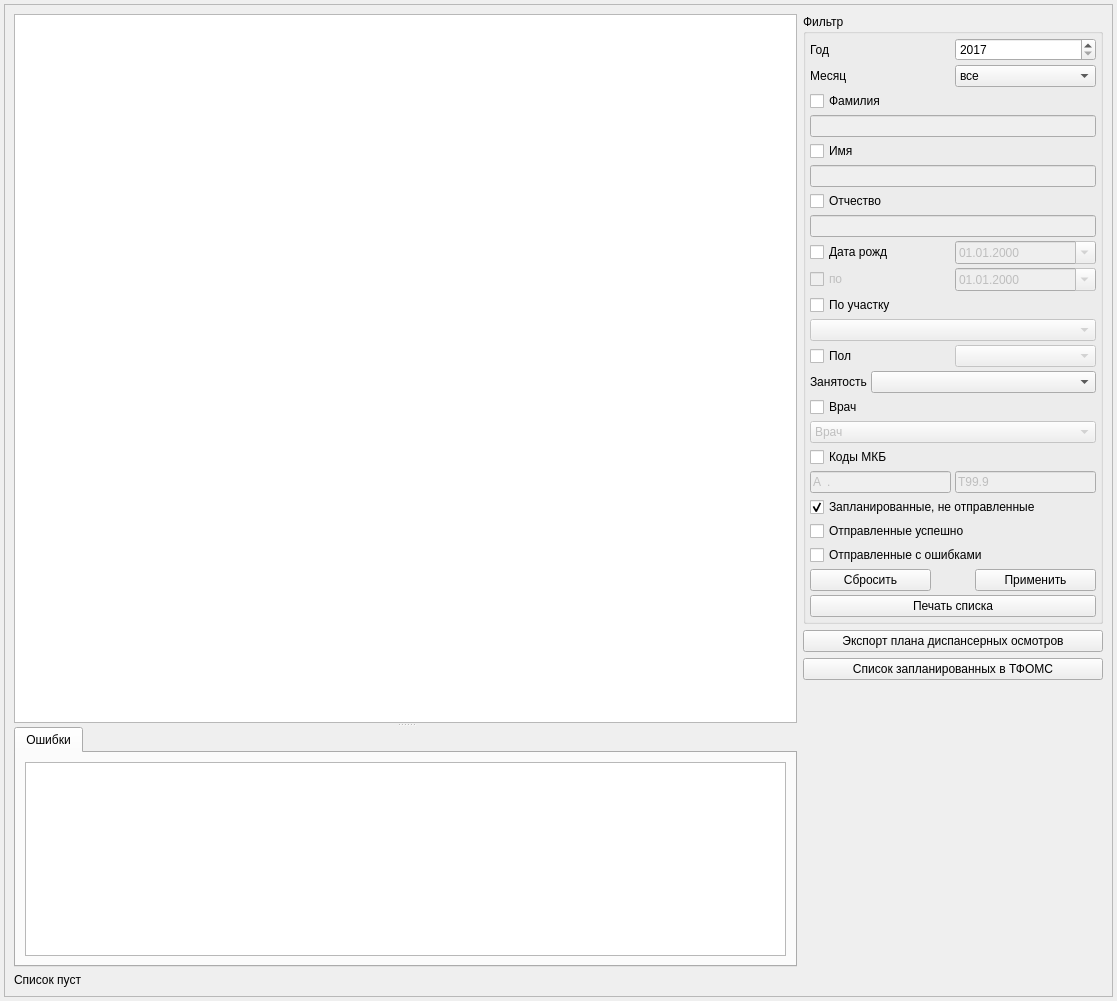
<?xml version="1.0" encoding="UTF-8"?>
<ui version="4.0">
 <class>DispExchangeDiagnosisPage</class>
 <widget class="QWidget" name="DispExchangeDiagnosisPage">
  <property name="geometry">
   <rect>
    <x>0</x>
    <y>0</y>
    <width>1117</width>
    <height>1001</height>
   </rect>
  </property>
  <property name="windowTitle">
   <string>Диспансерные осмотры</string>
  </property>
  <layout class="QHBoxLayout" name="horizontalLayout" stretch="0">
   <property name="spacing">
    <number>4</number>
   </property>
   <property name="margin">
    <number>4</number>
   </property>
   <item>
    <widget class="QScrollArea" name="scrollArea">
     <property name="widgetResizable">
      <bool>true</bool>
     </property>
     <widget class="QWidget" name="scrollAreaWidgetContents">
      <property name="geometry">
       <rect>
        <x>0</x>
        <y>0</y>
        <width>1107</width>
        <height>991</height>
       </rect>
      </property>
      <layout class="QHBoxLayout" name="horizontalLayout_2">
       <item>
        <widget class="QSplitter" name="splitter">
         <property name="sizePolicy">
          <sizepolicy hsizetype="Expanding" vsizetype="Expanding">
           <horstretch>1</horstretch>
           <verstretch>0</verstretch>
          </sizepolicy>
         </property>
         <property name="orientation">
          <enum>Qt::Vertical</enum>
         </property>
         <widget class="CTableView" name="tblDiagnosisDispansPlaned">
          <property name="sizePolicy">
           <sizepolicy hsizetype="Expanding" vsizetype="Expanding">
            <horstretch>0</horstretch>
            <verstretch>1</verstretch>
           </sizepolicy>
          </property>
         </widget>
         <widget class="QWidget" name="layoutWidget">
          <layout class="QVBoxLayout" name="verticalLayout_2">
           <item>
            <widget class="QTabWidget" name="tabWidget">
             <property name="sizePolicy">
              <sizepolicy hsizetype="Expanding" vsizetype="Expanding">
               <horstretch>0</horstretch>
               <verstretch>0</verstretch>
              </sizepolicy>
             </property>
             <property name="currentIndex">
              <number>0</number>
             </property>
             <widget class="QWidget" name="tabPlanExportErrors">
              <attribute name="title">
               <string>Ошибки</string>
              </attribute>
              <layout class="QVBoxLayout" name="verticalLayout">
               <item>
                <widget class="CTableView" name="tblPlanExportErrors"/>
               </item>
              </layout>
             </widget>
            </widget>
           </item>
           <item>
            <widget class="QLabel" name="lblRowCount">
             <property name="text">
              <string>Список пуст</string>
             </property>
            </widget>
           </item>
          </layout>
         </widget>
        </widget>
       </item>
       <item>
        <layout class="QVBoxLayout" name="verticalLayout_3">
         <property name="sizeConstraint">
          <enum>QLayout::SetDefaultConstraint</enum>
         </property>
         <item>
          <widget class="QGroupBox" name="groupBox">
           <property name="sizePolicy">
            <sizepolicy hsizetype="Minimum" vsizetype="Fixed">
             <horstretch>0</horstretch>
             <verstretch>0</verstretch>
            </sizepolicy>
           </property>
           <property name="minimumSize">
            <size>
             <width>300</width>
             <height>0</height>
            </size>
           </property>
           <property name="title">
            <string>Фильтр</string>
           </property>
           <layout class="QVBoxLayout" name="verticalLayout_6">
            <property name="spacing">
             <number>4</number>
            </property>
            <property name="margin">
             <number>4</number>
            </property>
            <item>
             <layout class="QGridLayout" name="gridLayout">
              <item row="1" column="0">
               <widget class="QLabel" name="label_2">
                <property name="text">
                 <string>Месяц</string>
                </property>
               </widget>
              </item>
              <item row="0" column="1">
               <widget class="QSpinBox" name="sbYear">
                <property name="minimum">
                 <number>2017</number>
                </property>
                <property name="maximum">
                 <number>9999</number>
                </property>
               </widget>
              </item>
              <item row="1" column="1">
               <widget class="QComboBox" name="cmbMonth">
                <item>
                 <property name="text">
                  <string>все</string>
                 </property>
                </item>
                <item>
                 <property name="text">
                  <string>январь</string>
                 </property>
                </item>
                <item>
                 <property name="text">
                  <string>февраль</string>
                 </property>
                </item>
                <item>
                 <property name="text">
                  <string>март</string>
                 </property>
                </item>
                <item>
                 <property name="text">
                  <string>апрель</string>
                 </property>
                </item>
                <item>
                 <property name="text">
                  <string>май</string>
                 </property>
                </item>
                <item>
                 <property name="text">
                  <string>июнь</string>
                 </property>
                </item>
                <item>
                 <property name="text">
                  <string>июль</string>
                 </property>
                </item>
                <item>
                 <property name="text">
                  <string>август</string>
                 </property>
                </item>
                <item>
                 <property name="text">
                  <string>сентябрь</string>
                 </property>
                </item>
                <item>
                 <property name="text">
                  <string>октябрь</string>
                 </property>
                </item>
                <item>
                 <property name="text">
                  <string>ноябрь</string>
                 </property>
                </item>
                <item>
                 <property name="text">
                  <string>декабрь</string>
                 </property>
                </item>
               </widget>
              </item>
              <item row="0" column="0">
               <widget class="QLabel" name="label">
                <property name="text">
                 <string>Год</string>
                </property>
               </widget>
              </item>
             </layout>
            </item>
            <item>
             <widget class="QCheckBox" name="chkFilterLastName">
              <property name="sizePolicy">
               <sizepolicy hsizetype="Minimum" vsizetype="Fixed">
                <horstretch>0</horstretch>
                <verstretch>0</verstretch>
               </sizepolicy>
              </property>
              <property name="text">
               <string>Фамилия</string>
              </property>
             </widget>
            </item>
            <item>
             <widget class="QLineEdit" name="edtFilterLastName">
              <property name="enabled">
               <bool>false</bool>
              </property>
              <property name="sizePolicy">
               <sizepolicy hsizetype="Minimum" vsizetype="Fixed">
                <horstretch>0</horstretch>
                <verstretch>0</verstretch>
               </sizepolicy>
              </property>
             </widget>
            </item>
            <item>
             <widget class="QCheckBox" name="chkFilterFirstName">
              <property name="sizePolicy">
               <sizepolicy hsizetype="Minimum" vsizetype="Fixed">
                <horstretch>0</horstretch>
                <verstretch>0</verstretch>
               </sizepolicy>
              </property>
              <property name="text">
               <string>Имя</string>
              </property>
             </widget>
            </item>
            <item>
             <widget class="QLineEdit" name="edtFilterFirstName">
              <property name="enabled">
               <bool>false</bool>
              </property>
              <property name="sizePolicy">
               <sizepolicy hsizetype="Minimum" vsizetype="Fixed">
                <horstretch>0</horstretch>
                <verstretch>0</verstretch>
               </sizepolicy>
              </property>
             </widget>
            </item>
            <item>
             <widget class="QCheckBox" name="chkFilterPatrName">
              <property name="sizePolicy">
               <sizepolicy hsizetype="Minimum" vsizetype="Fixed">
                <horstretch>0</horstretch>
                <verstretch>0</verstretch>
               </sizepolicy>
              </property>
              <property name="text">
               <string>Отчество</string>
              </property>
             </widget>
            </item>
            <item>
             <widget class="QLineEdit" name="edtFilterPatrName">
              <property name="enabled">
               <bool>false</bool>
              </property>
              <property name="sizePolicy">
               <sizepolicy hsizetype="Minimum" vsizetype="Fixed">
                <horstretch>0</horstretch>
                <verstretch>0</verstretch>
               </sizepolicy>
              </property>
             </widget>
            </item>
            <item>
             <layout class="QHBoxLayout" name="horizontalLayout_30" stretch="2,2">
              <item>
               <widget class="QCheckBox" name="chkFilterBirthDay">
                <property name="sizePolicy">
                 <sizepolicy hsizetype="Minimum" vsizetype="Fixed">
                  <horstretch>0</horstretch>
                  <verstretch>0</verstretch>
                 </sizepolicy>
                </property>
                <property name="text">
                 <string>Дата рожд</string>
                </property>
               </widget>
              </item>
              <item>
               <widget class="CDateEdit" name="edtFilterBirthDay">
                <property name="enabled">
                 <bool>false</bool>
                </property>
                <property name="sizePolicy">
                 <sizepolicy hsizetype="Preferred" vsizetype="Fixed">
                  <horstretch>0</horstretch>
                  <verstretch>0</verstretch>
                 </sizepolicy>
                </property>
                <property name="displayFormat">
                 <string notr="true">dd.MM.yyyy</string>
                </property>
                <property name="calendarPopup">
                 <bool>true</bool>
                </property>
               </widget>
              </item>
             </layout>
            </item>
            <item>
             <layout class="QHBoxLayout" name="horizontalLayout_29" stretch="2,2">
              <item>
               <widget class="QCheckBox" name="chkFilterEndBirthDay">
                <property name="enabled">
                 <bool>false</bool>
                </property>
                <property name="sizePolicy">
                 <sizepolicy hsizetype="Minimum" vsizetype="Fixed">
                  <horstretch>0</horstretch>
                  <verstretch>0</verstretch>
                 </sizepolicy>
                </property>
                <property name="text">
                 <string>по</string>
                </property>
               </widget>
              </item>
              <item>
               <widget class="CDateEdit" name="edtFilterEndBirthDay">
                <property name="enabled">
                 <bool>false</bool>
                </property>
                <property name="sizePolicy">
                 <sizepolicy hsizetype="Preferred" vsizetype="Fixed">
                  <horstretch>0</horstretch>
                  <verstretch>0</verstretch>
                 </sizepolicy>
                </property>
                <property name="displayFormat">
                 <string notr="true">dd.MM.yyyy</string>
                </property>
                <property name="calendarPopup">
                 <bool>true</bool>
                </property>
               </widget>
              </item>
             </layout>
            </item>
            <item>
             <widget class="QCheckBox" name="chkFilterAddressOrgStructure">
              <property name="text">
               <string>По участку</string>
              </property>
             </widget>
            </item>
            <item>
             <widget class="COrgStructureComboBox" name="cmbFilterAddressOrgStructure">
              <property name="enabled">
               <bool>false</bool>
              </property>
             </widget>
            </item>
            <item>
             <layout class="QHBoxLayout" name="horizontalLayout_28" stretch="2,2">
              <item>
               <widget class="QCheckBox" name="chkFilterSex">
                <property name="text">
                 <string>Пол</string>
                </property>
               </widget>
              </item>
              <item>
               <widget class="QComboBox" name="cmbFilterSex">
                <property name="enabled">
                 <bool>false</bool>
                </property>
                <property name="sizePolicy">
                 <sizepolicy hsizetype="Preferred" vsizetype="Fixed">
                  <horstretch>0</horstretch>
                  <verstretch>0</verstretch>
                 </sizepolicy>
                </property>
                <property name="maximumSize">
                 <size>
                  <width>16777215</width>
                  <height>16777215</height>
                 </size>
                </property>
                <item>
                 <property name="text">
                  <string/>
                 </property>
                </item>
                <item>
                 <property name="text">
                  <string>М</string>
                 </property>
                </item>
                <item>
                 <property name="text">
                  <string>Ж</string>
                 </property>
                </item>
               </widget>
              </item>
             </layout>
            </item>
            <item>
             <layout class="QHBoxLayout" name="horizontalLayout_4" stretch="0,1">
              <property name="spacing">
               <number>4</number>
              </property>
              <item>
               <widget class="QLabel" name="lblBusyness">
                <property name="text">
                 <string>Занятость</string>
                </property>
               </widget>
              </item>
              <item>
               <widget class="QComboBox" name="cmbBusyness">
                <property name="sizePolicy">
                 <sizepolicy hsizetype="Preferred" vsizetype="Fixed">
                  <horstretch>0</horstretch>
                  <verstretch>0</verstretch>
                 </sizepolicy>
                </property>
                <item>
                 <property name="text">
                  <string/>
                 </property>
                </item>
                <item>
                 <property name="text">
                  <string>работающие</string>
                 </property>
                </item>
                <item>
                 <property name="text">
                  <string>неработающие</string>
                 </property>
                </item>
               </widget>
              </item>
             </layout>
            </item>
            <item>
             <widget class="QCheckBox" name="chkFilterPerson">
              <property name="text">
               <string>Врач</string>
              </property>
             </widget>
            </item>
            <item>
             <widget class="CPersonComboBoxEx" name="cmbFilterPerson">
              <property name="enabled">
               <bool>false</bool>
              </property>
              <property name="sizePolicy">
               <sizepolicy hsizetype="Preferred" vsizetype="Fixed">
                <horstretch>0</horstretch>
                <verstretch>0</verstretch>
               </sizepolicy>
              </property>
              <property name="whatsThis">
               <string/>
              </property>
              <item>
               <property name="text">
                <string>Врач</string>
               </property>
              </item>
             </widget>
            </item>
            <item>
             <widget class="QCheckBox" name="chkFilterMKB">
              <property name="text">
               <string>Коды МКБ</string>
              </property>
             </widget>
            </item>
            <item>
             <layout class="QHBoxLayout" name="horizontalLayout_83">
              <item>
               <widget class="CICDCodeEdit" name="edtFilterMKBFrom">
                <property name="enabled">
                 <bool>false</bool>
                </property>
                <property name="sizePolicy">
                 <sizepolicy hsizetype="Minimum" vsizetype="Fixed">
                  <horstretch>0</horstretch>
                  <verstretch>0</verstretch>
                 </sizepolicy>
                </property>
                <property name="inputMask">
                 <string>a00.00; </string>
                </property>
                <property name="text">
                 <string>A.</string>
                </property>
               </widget>
              </item>
              <item>
               <widget class="CICDCodeEdit" name="edtFilterMKBTo">
                <property name="enabled">
                 <bool>false</bool>
                </property>
                <property name="sizePolicy">
                 <sizepolicy hsizetype="Minimum" vsizetype="Fixed">
                  <horstretch>0</horstretch>
                  <verstretch>0</verstretch>
                 </sizepolicy>
                </property>
                <property name="inputMask">
                 <string>a00.00; </string>
                </property>
                <property name="text">
                 <string>T99.9</string>
                </property>
                <property name="maxLength">
                 <number>6</number>
                </property>
               </widget>
              </item>
             </layout>
            </item>
            <item>
             <widget class="QCheckBox" name="chkNotExported">
              <property name="text">
               <string>Запланированные, не отправленные</string>
              </property>
              <property name="checked">
               <bool>true</bool>
              </property>
             </widget>
            </item>
            <item>
             <widget class="QCheckBox" name="chkExportedSuccessfully">
              <property name="text">
               <string>Отправленные успешно</string>
              </property>
              <property name="checked">
               <bool>false</bool>
              </property>
             </widget>
            </item>
            <item>
             <widget class="QCheckBox" name="chkExportedWithErrors">
              <property name="text">
               <string>Отправленные с ошибками</string>
              </property>
              <property name="checked">
               <bool>false</bool>
              </property>
             </widget>
            </item>
            <item>
             <layout class="QHBoxLayout" name="horizontalLayout_3">
              <item>
               <widget class="QPushButton" name="btnResetFilter">
                <property name="text">
                 <string>Сбросить</string>
                </property>
               </widget>
              </item>
              <item>
               <spacer name="horizontalSpacer">
                <property name="orientation">
                 <enum>Qt::Horizontal</enum>
                </property>
                <property name="sizeType">
                 <enum>QSizePolicy::Minimum</enum>
                </property>
                <property name="sizeHint" stdset="0">
                 <size>
                  <width>40</width>
                  <height>20</height>
                 </size>
                </property>
               </spacer>
              </item>
              <item>
               <widget class="QPushButton" name="btnApplyFilter">
                <property name="text">
                 <string>Применить</string>
                </property>
               </widget>
              </item>
             </layout>
            </item>
            <item>
             <widget class="QPushButton" name="btnShowReport">
              <property name="text">
               <string>Печать списка</string>
              </property>
             </widget>
            </item>
           </layout>
          </widget>
         </item>
         <item>
          <widget class="QPushButton" name="btnPutEvPlanList">
           <property name="text">
            <string>Экспорт плана диспансерных осмотров</string>
           </property>
          </widget>
         </item>
         <item>
          <widget class="QPushButton" name="btnExportedPlan">
           <property name="text">
            <string>Список запланированных в ТФОМС</string>
           </property>
          </widget>
         </item>
         <item>
          <spacer name="verticalSpacer">
           <property name="orientation">
            <enum>Qt::Vertical</enum>
           </property>
           <property name="sizeHint" stdset="0">
            <size>
             <width>20</width>
             <height>40</height>
            </size>
           </property>
          </spacer>
         </item>
        </layout>
       </item>
      </layout>
     </widget>
    </widget>
   </item>
  </layout>
 </widget>
 <customwidgets>
  <customwidget>
   <class>COrgStructureComboBox</class>
   <extends>QComboBox</extends>
   <header>Orgs/OrgStructComboBoxes.h</header>
  </customwidget>
  <customwidget>
   <class>CDateEdit</class>
   <extends>QDateEdit</extends>
   <header>library/DateEdit</header>
  </customwidget>
  <customwidget>
   <class>CTableView</class>
   <extends>QTableView</extends>
   <header>library/TableView.h</header>
  </customwidget>
  <customwidget>
   <class>CPersonComboBoxEx</class>
   <extends>QComboBox</extends>
   <header>Orgs/PersonComboBoxEx.h</header>
  </customwidget>
  <customwidget>
   <class>CICDCodeEdit</class>
   <extends>QLineEdit</extends>
   <header>library/ICDCodeEdit.h</header>
  </customwidget>
 </customwidgets>
 <resources/>
 <connections/>
</ui>
